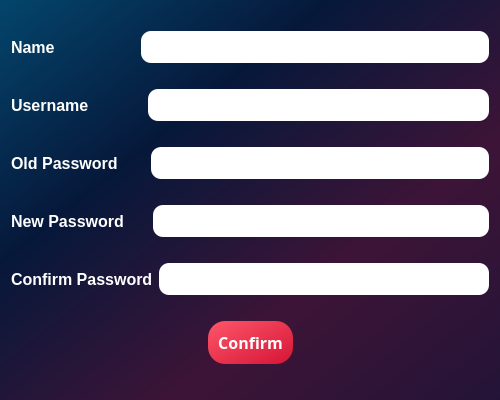
<?xml version="1.0" encoding="UTF-8"?>
<ui version="4.0">
 <class>AdminEditPage</class>
 <widget class="QDialog" name="AdminEditPage">
  <property name="geometry">
   <rect>
    <x>0</x>
    <y>0</y>
    <width>500</width>
    <height>400</height>
   </rect>
  </property>
  <property name="windowTitle">
   <string>Admin Edit Page</string>
  </property>
  <property name="styleSheet">
   <string notr="true">/*Copyright (c) DevSec Studio. All rights reserved.

MIT License

Permission is hereby granted, free of charge, to any person obtaining a copy
of this software and associated documentation files (the &quot;Software&quot;), to deal
in the Software without restriction, including without limitation the rights
to use, copy, modify, merge, publish, distribute, sublicense, and/or sell
copies of the Software, and to permit persons to whom the Software is
furnished to do so, subject to the following conditions:

The above copyright notice and this permission notice shall be included in all
copies or substantial portions of the Software.

THE SOFTWARE IS PROVIDED *AS IS*, WITHOUT WARRANTY OF ANY KIND, EXPRESS OR
IMPLIED, INCLUDING BUT NOT LIMITED TO THE WARRANTIES OF MERCHANTABILITY,
FITNESS FOR A PARTICULAR PURPOSE AND NONINFRINGEMENT. IN NO EVENT SHALL THE
AUTHORS OR COPYRIGHT HOLDERS BE LIABLE FOR ANY CLAIM, DAMAGES OR OTHER
LIABILITY, WHETHER IN AN ACTION OF CONTRACT, TORT OR OTHERWISE, ARISING FROM,
OUT OF OR IN CONNECTION WITH THE SOFTWARE OR THE USE OR OTHER DEALINGS IN THE SOFTWARE.
*/

/*-----QWidget-----*/
QWidget
{
	background: qlineargradient(x1:0, y1:0, x2:1, y2:1, stop:0 #04456c, stop:0.33 #06183a, stop:0.67 #3d1437, stop:1 #231437);

	color: #000000;
	border-color: #000000;

}


/*-----QLabel-----*/
QLabel
{
	background-color: #292f45;
	color: #b9b9bb;
	border-color: #000000;

}


/*-----QPushButton-----*/
QPushButton
{
	background-color: #f0742f;
	color: #fff;
	font-weight: bold;
	border-style: solid;
	border-width: 1px;
	border-radius: 17px;
	border-color: #f0742f;
	padding: 10px;

}


QPushButton::hover
{
	background-color: #fc7c11;
	color: #fff;

}


QPushButton::pressed
{
	background-color: #ff6b35;
	color: #fff;

}


/*-----QToolButton-----*/
QToolButton
{
	background-color: #292f45;
	color: #000000;
	border-style: solid;
	border-color: #000000;

}


QToolButton::hover
{
	background-color: #fc7c11;
	color: #000000;
	padding: 2px;
	border-radius: 15px;
	border-color: #fc7c11;

}


QToolButton::pressed
{
	background-color: #fc7c11;
	color: #000000;
	border-style: solid;
	border-width: 2px;

}


/*-----QLineEdit-----*/
QLineEdit{
	background-color: rgb(255, 255, 255);
	color: rgb(35, 35, 35);
	font-weight: bold;
	border-style: solid;
	border-width: 2px;
	border-top: 0px;
	border-left: 0px;
	border-right: 0px;
	border-color: #b9b9bb;
	padding: 10px;

}


/*-----QCheckBox-----*/
QCheckBox
{
	background-color: transparent;
	color: #b9b9bb;
	font-weight: bold;

}


QCheckBox::indicator
{
    color: #b1b1b1;
    background-color: #00111d;
    border: 1px solid #f0742f;
    width: 12px;
    height: 12px;

}


QCheckBox::indicator:checked
{
    image:url(&quot;./ressources/check.png&quot;); /*To replace*/
	background-color: #1f2b2b;
    border: 1px solid #f0742f;

}


QCheckBox::indicator:unchecked:hover
{
    border: 1px solid #f0742f;

}


QCheckBox::disabled
{
	color: #656565;

}


QCheckBox::indicator:disabled
{
	background-color: #656565;
	color: #656565;
    border: 1px solid #656565;

}
</string>
  </property>
  <layout class="QHBoxLayout" name="horizontalLayout_7">
   <item>
    <layout class="QVBoxLayout" name="verticalLayout">
     <item>
      <layout class="QHBoxLayout" name="horizontalLayout_2">
       <item>
        <widget class="QLabel" name="label">
         <property name="sizePolicy">
          <sizepolicy hsizetype="Minimum" vsizetype="Minimum">
           <horstretch>0</horstretch>
           <verstretch>0</verstretch>
          </sizepolicy>
         </property>
         <property name="contextMenuPolicy">
          <enum>Qt::DefaultContextMenu</enum>
         </property>
         <property name="layoutDirection">
          <enum>Qt::LeftToRight</enum>
         </property>
         <property name="styleSheet">
          <string notr="true">color:#ffffff;
 font-weight: bold;
background: None;
font-size: 16px;</string>
         </property>
         <property name="text">
          <string>Name                  </string>
         </property>
         <property name="alignment">
          <set>Qt::AlignJustify|Qt::AlignVCenter</set>
         </property>
         <property name="margin">
          <number>1</number>
         </property>
        </widget>
       </item>
       <item>
        <widget class="QLineEdit" name="nameLineEdit">
         <property name="styleSheet">
          <string notr="true">  position: relative;
  display: inline-block;
  height: 32px;
  width: 240px;
  margin: 0;
  padding: 0;
  background-color: #fff;
  border: none;
  border-radius: 10px;</string>
         </property>
         <property name="text">
          <string/>
         </property>
        </widget>
       </item>
      </layout>
     </item>
     <item>
      <layout class="QHBoxLayout" name="horizontalLayout_3">
       <item>
        <widget class="QLabel" name="label_2">
         <property name="styleSheet">
          <string notr="true">color:#ffffff;
 font-weight: bold;
background: None;
font-size: 16px;</string>
         </property>
         <property name="text">
          <string>Username            </string>
         </property>
        </widget>
       </item>
       <item>
        <widget class="QLineEdit" name="usernameLineEdit">
         <property name="styleSheet">
          <string notr="true">  position: relative;
  display: inline-block;
  height: 32px;
  width: 240px;
  margin: 0;
  padding: 0;
  background-color: #fff;
  border: none;
  border-radius: 10px;</string>
         </property>
        </widget>
       </item>
      </layout>
     </item>
     <item>
      <layout class="QHBoxLayout" name="horizontalLayout_4">
       <item>
        <widget class="QLabel" name="label_4">
         <property name="styleSheet">
          <string notr="true">color:#ffffff;
 font-weight: bold;
background: None;
font-size: 16px;</string>
         </property>
         <property name="text">
          <string>Old Password      </string>
         </property>
        </widget>
       </item>
       <item>
        <widget class="QLineEdit" name="oldPassLineEdit">
         <property name="styleSheet">
          <string notr="true">  position: relative;
  display: inline-block;
  height: 32px;
  width: 240px;
  margin: 0;
  padding: 0;
  background-color: #fff;
  border: none;
  border-radius: 10px;</string>
         </property>
        </widget>
       </item>
      </layout>
     </item>
     <item>
      <layout class="QHBoxLayout" name="horizontalLayout_5">
       <item>
        <widget class="QLabel" name="label_3">
         <property name="styleSheet">
          <string notr="true">color:#ffffff;
 font-weight: bold;
background: None;
font-size: 16px;</string>
         </property>
         <property name="text">
          <string>New Password     </string>
         </property>
        </widget>
       </item>
       <item>
        <widget class="QLineEdit" name="newPassLineEdit">
         <property name="styleSheet">
          <string notr="true">  position: relative;
  display: inline-block;
  height: 32px;
  width: 240px;
  margin: 0;
  padding: 0;
  background-color: #fff;
  border: none;
  border-radius: 10px;</string>
         </property>
        </widget>
       </item>
      </layout>
     </item>
     <item>
      <layout class="QHBoxLayout" name="horizontalLayout_6">
       <item>
        <widget class="QLabel" name="label_5">
         <property name="styleSheet">
          <string notr="true">color:#ffffff;
 font-weight: bold;
background: None;
font-size: 16px;</string>
         </property>
         <property name="text">
          <string>Confirm Password</string>
         </property>
        </widget>
       </item>
       <item>
        <widget class="QLineEdit" name="confirmPassLineEdit">
         <property name="styleSheet">
          <string notr="true">  position: relative;
  display: inline-block;
  height: 32px;
  width: 240px;
  margin: 0;
  padding: 0;
  background-color: #fff;
  border: none;
  border-radius: 10px;</string>
         </property>
        </widget>
       </item>
      </layout>
     </item>
     <item>
      <layout class="QHBoxLayout" name="horizontalLayout">
       <item>
        <spacer name="horizontalSpacer_7">
         <property name="orientation">
          <enum>Qt::Horizontal</enum>
         </property>
         <property name="sizeHint" stdset="0">
          <size>
           <width>40</width>
           <height>20</height>
          </size>
         </property>
        </spacer>
       </item>
       <item>
        <widget class="QPushButton" name="pushButton">
         <property name="font">
          <font>
           <family>Gilroy</family>
           <pointsize>12</pointsize>
           <bold>true</bold>
          </font>
         </property>
         <property name="styleSheet">
          <string notr="true">background: qlineargradient(spread:pad, x1:0, y1:0, x2:1, y2:1, stop:0 rgba(254, 86, 106, 255), stop:1 rgba(213, 21, 53, 255));
border: none;
font-family: Gilroy,sans-serif;
</string>
         </property>
         <property name="text">
          <string>Confirm</string>
         </property>
        </widget>
       </item>
       <item>
        <spacer name="horizontalSpacer_6">
         <property name="orientation">
          <enum>Qt::Horizontal</enum>
         </property>
         <property name="sizeHint" stdset="0">
          <size>
           <width>40</width>
           <height>20</height>
          </size>
         </property>
        </spacer>
       </item>
      </layout>
     </item>
    </layout>
   </item>
  </layout>
 </widget>
 <resources/>
 <connections/>
</ui>
